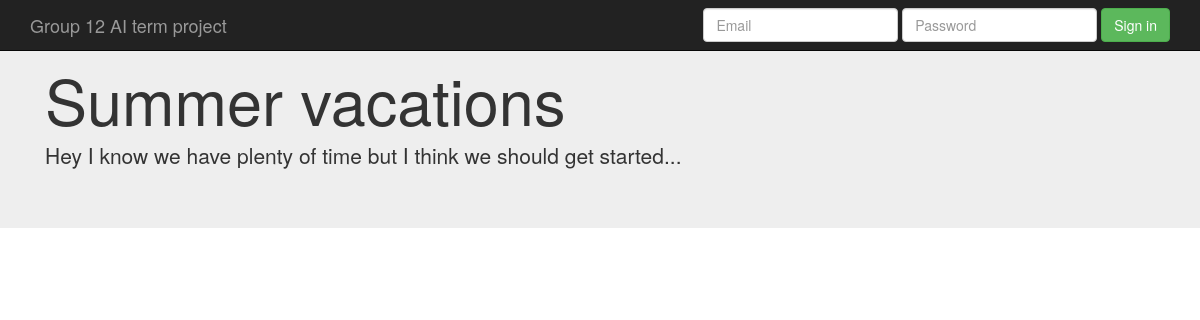
The page /events/3/ on the database its author committed.
### events/models.py (models this page shows, shortened)
class Event(models.Model):
    title = models.CharField(max_length=200)
    pub_date = models.DateTimeField('date published')
    deadline_date =  models.DateTimeField('deadline to answer')
    comment = models.CharField(max_length=2000)

### events/views.py (the view)
# urls.py: url(r'^(?P<pk_event>\d+)/$', views.DetailView.as_view(), name='detail'),
class DetailView(generic.DetailView):
    pk_url_kwarg = 'pk_event' #I find more clear to use this name than only pk
    model = Event
    template_name = 'events/detail.html'

### events/templates/events/detail.html (shortened to what this page needs)
{% extends "base.html" %}
{% block jumbotron-top %}
    <h1>{{ event.title }}</h1>
    <p>{{ event.comment }}</p>
{% endblock jumbotron-top %}

### rows shown on the page
Event: title "Summer vacations", comment "Hey I know we have plenty of time but I think we should get started..."
